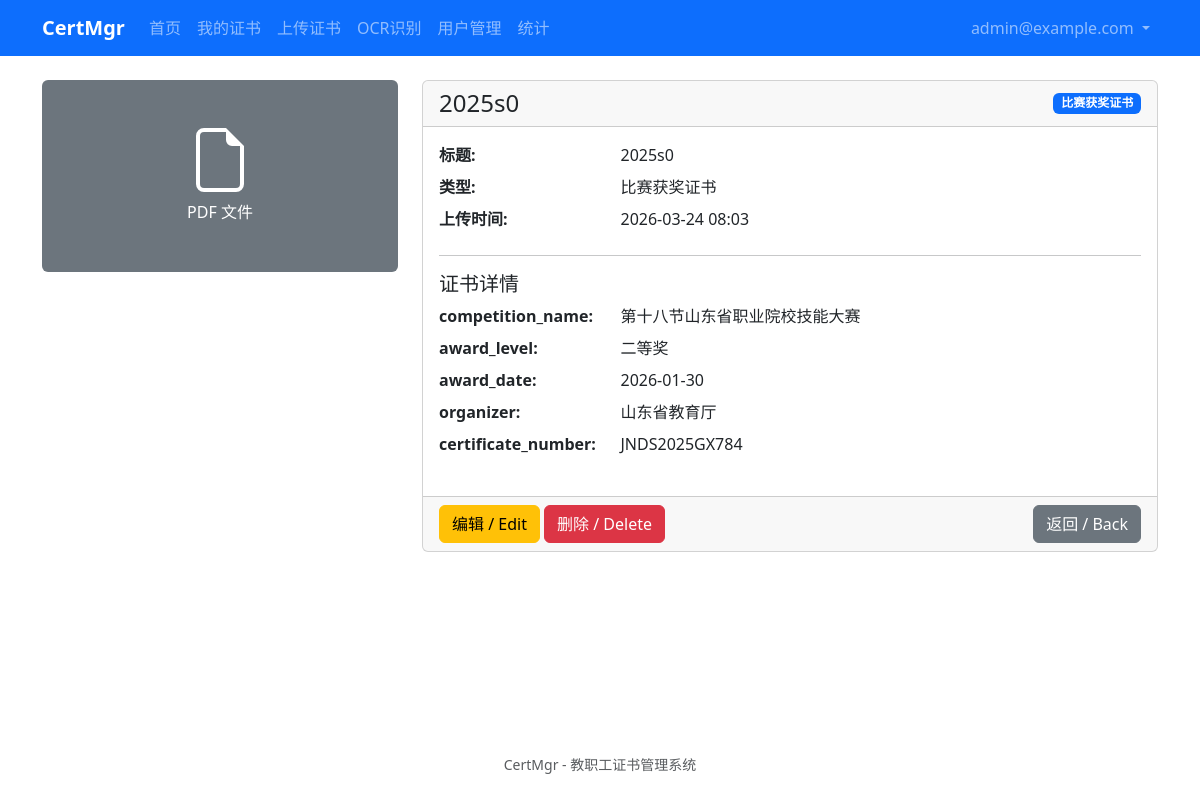
Page /certificates/2 (signed in) on the earlier database version.
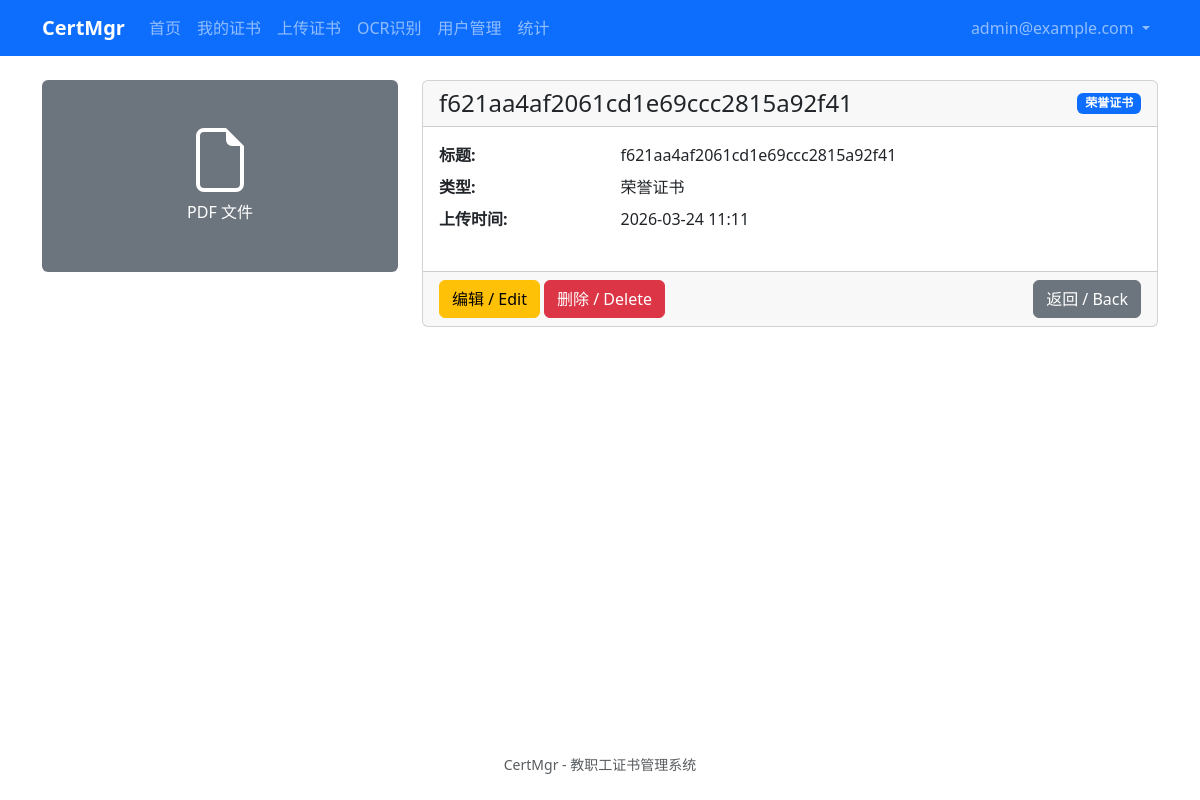
Same page on the later database version.
### app/models/certificate.py (models this page shows, shortened)
class Certificate(db.Model):
    __tablename__ = 'certificates'
    id = db.Column(db.Integer, primary_key=True)
    user_id = db.Column(db.Integer, db.ForeignKey('users.id'), nullable=False, index=True)
    certificate_type_id = db.Column(db.Integer, db.ForeignKey('certificate_types.id'), nullable=False)
    title = db.Column(db.String(200), nullable=False)
    file_path = db.Column(db.String(500), nullable=False)
    original_filename = db.Column(db.String(255))
    file_size = db.Column(db.Integer)
    file_mime_type = db.Column(db.String(100))
    fields = db.Column(db.JSON)
    created_at = db.Column(db.DateTime, default=datetime.utcnow)
    updated_at = db.Column(db.DateTime, default=datetime.utcnow, onupdate=datetime.utcnow)
    owner = db.relationship('User', backref=db.backref('certificates', lazy='dynamic'))
    certificate_type = db.relationship('CertificateType', backref=db.backref('certificates', lazy='dynamic'))

class CertificateType(db.Model):
    __tablename__ = 'certificate_types'
    id = db.Column(db.Integer, primary_key=True)
    name = db.Column(db.String(50), unique=True, nullable=False)
    fields_schema = db.Column(db.JSON)
    created_at = db.Column(db.DateTime, default=datetime.utcnow)

### app/blueprints/certificates/routes.py (the view)
@certificates_bp.route('/<int:cert_id>')
@login_required
def detail(cert_id):
    certificate = Certificate.query.get_or_404(cert_id)
    if not current_user.is_admin and certificate.user_id != current_user.id:
        abort(403)
    return render_template('certificates/detail.html', certificate=certificate)

### app/templates/certificates/detail.html (shortened to what this page needs)
{% extends "base.html" %}
{% block content %}
<div class="row">
    <div class="col-md-4">
        {% if certificate.file_mime_type and 'image' in certificate.file_mime_type %}
        <img src="{{ url_for('certificates.file', cert_id=certificate.id) }}" class="img-fluid rounded" alt="{{ certificate.title }}">
        {% else %}
        <div class="bg-secondary text-white rounded p-5 text-center">
            <svg xmlns="http://www.w3.org/2000/svg" width="64" height="64" fill="currentColor" viewBox="0 0 16 16">
                <path d="M14 4.5V14a2 2 0 0 1-2 2H4a2 2 0 0 1-2-2V2a2 2 0 0 1 2-2h5.5L14 4.5zm-3 0A1.5 1.5 0 0 1 9.5 3V1H4a1 1 0 0 0-1 1v12a1 1 0 0 0 1 1h8a1 1 0 0 0 1-1V4.5h-2z"/>
            </svg>
            <div class="mt-2">PDF 文件</div>
        </div>
        {% endif %}
    </div>
    <div class="col-md-8">
        <div class="card">
            <div class="card-header d-flex justify-content-between align-items-center">
                <h4 class="mb-0">{{ certificate.title }}</h4>
                <span class="badge bg-primary">{{ certificate.certificate_type.name if certificate.certificate_type else 'Unknown' }}</span>
            </div>
            <div class="card-body">
                <dl class="row">
                    <dt class="col-sm-3">标题:</dt>
                    <dd class="col-sm-9">{{ certificate.title }}</dd>
                    <dt class="col-sm-3">类型:</dt>
                    <dd class="col-sm-9">{{ certificate.certificate_type.name if certificate.certificate_type else 'Unknown' }}</dd>
                    <dt class="col-sm-3">上传时间:</dt>
                    <dd class="col-sm-9">{{ certificate.created_at.strftime('%Y-%m-%d %H:%M') if certificate.created_at else 'N/A' }}</dd>
                </dl>
                {% if certificate.fields %}
                <hr>
                <h5>证书详情</h5>
                <dl class="row">
                    {% for key, value in certificate.fields.items() %}
                    <dt class="col-sm-3">{{ key }}:</dt>
                    <dd class="col-sm-9">{{ value }}</dd>
                    {% endfor %}
                </dl>
                {% endif %}
            </div>
            <div class="card-footer">
                <a href="{{ url_for('certificates.edit', cert_id=certificate.id) }}" class="btn btn-warning">编辑 / Edit</a>
                <form method="POST" action="{{ url_for('certificates.delete', cert_id=certificate.id) }}" class="d-inline"
                      onsubmit="return confirm('确定要删除吗？/ Are you sure?');">
                    <button type="submit" class="btn btn-danger">删除 / Delete</button>
                </form>
                <a href="{{ url_for('certificates.list') }}" class="btn btn-secondary float-end">返回 / Back</a>
            </div>
        </div>
    </div>
</div>
{% endblock %}

Differences in the rows shown:
no longer on this page (row edited): CertificateType: certificate_type "比赛获奖证书"
changed Certificate: title "2025s0" → "f621aa4af2061cd1e69ccc2815a92f41"; created_at "2026-03-24 08:03" → "2026-03-24 11:11"
now on this page (row edited): CertificateType: certificate_type "荣誉证书"
Other differences:
text no longer shown: "证书详情"
list line gone: "competition_name : 第十八节山东省职业院校技能大赛"
list line gone: "award_level : 二等奖"
list line gone: "award_date : 2026-01-30"
list line gone: "organizer : 山东省教育厅"
list line gone: "certificate_number : JNDS2025GX784"
